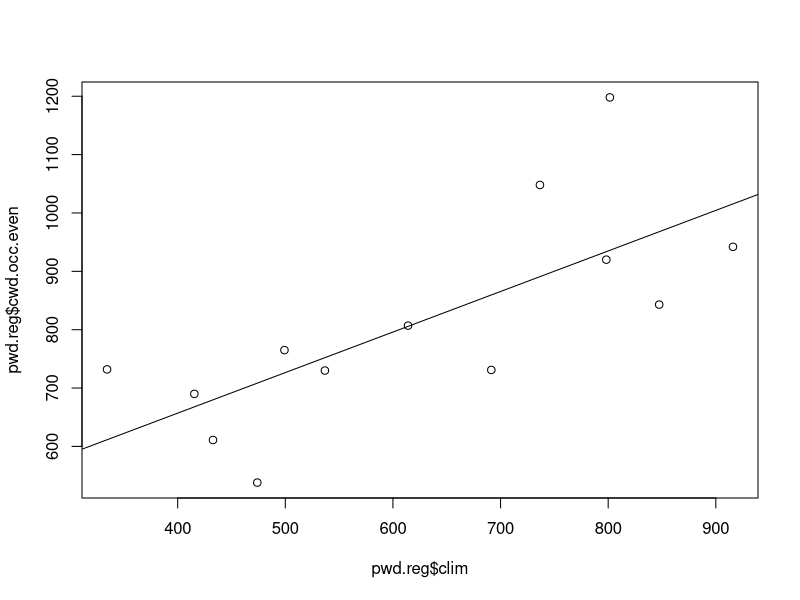
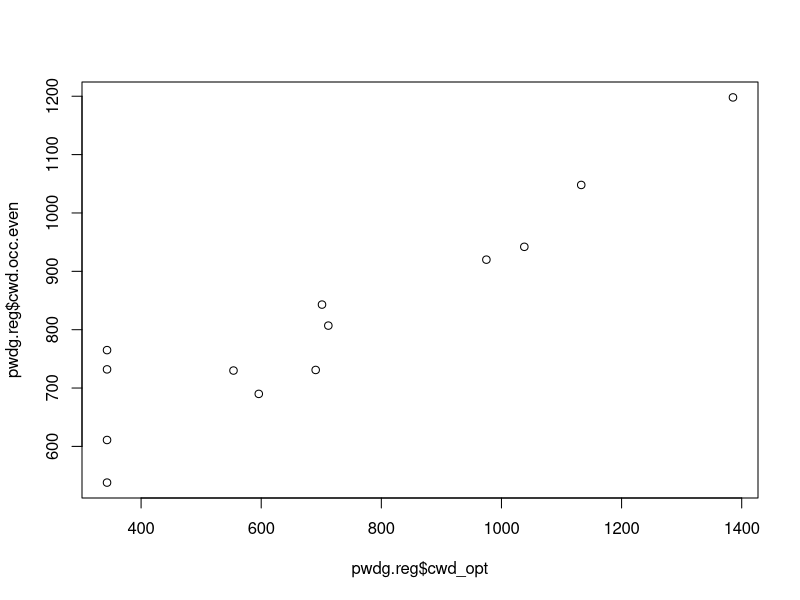
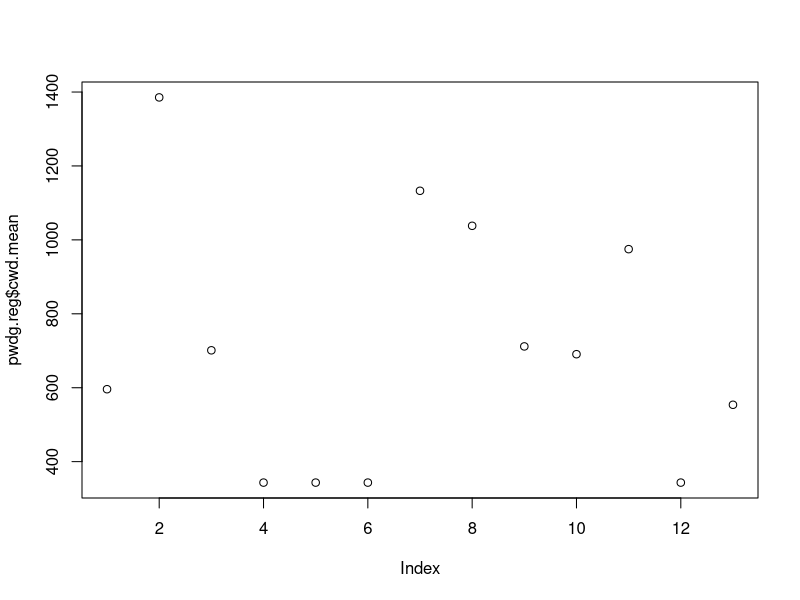
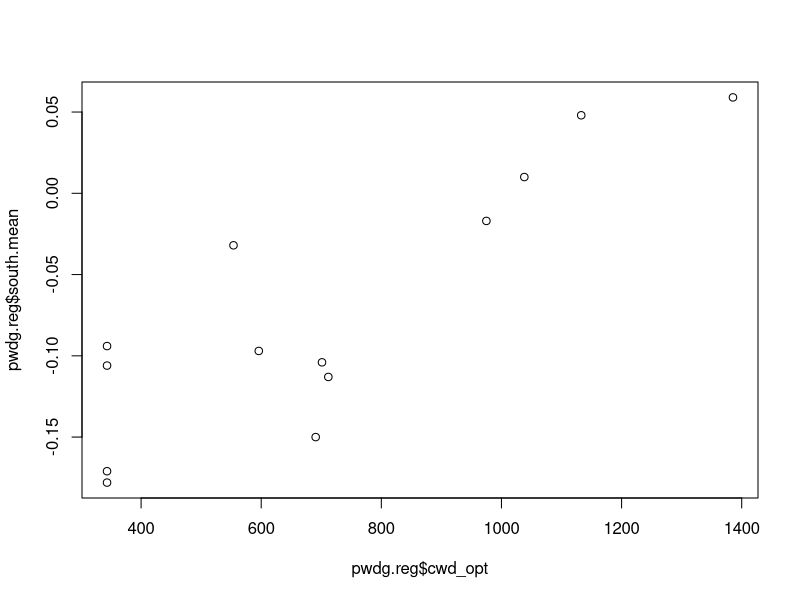
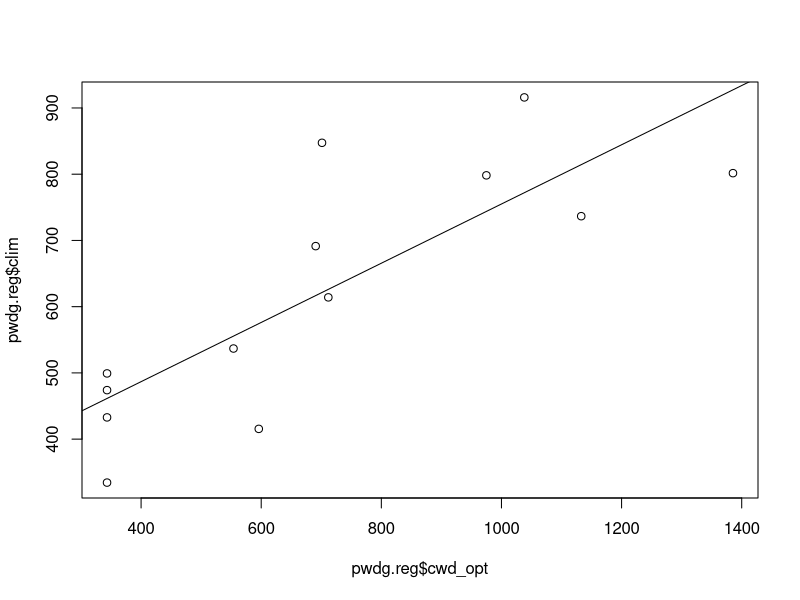
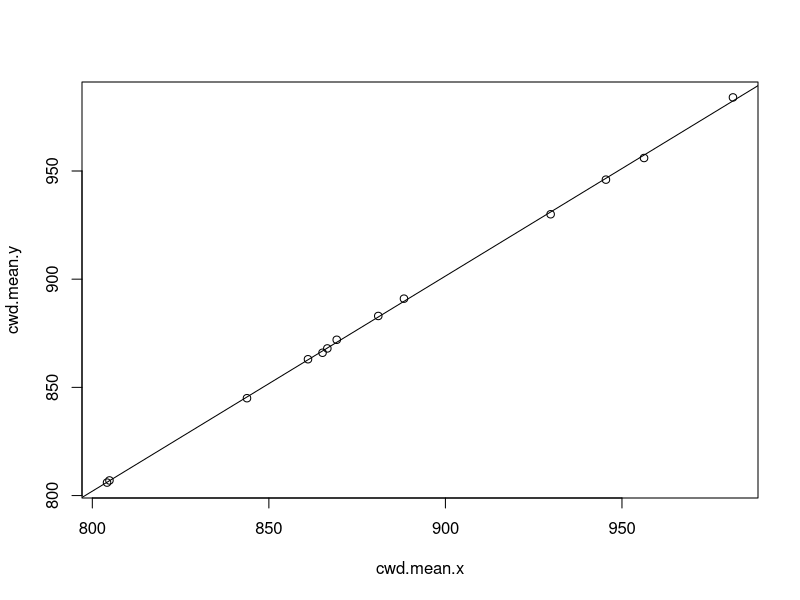
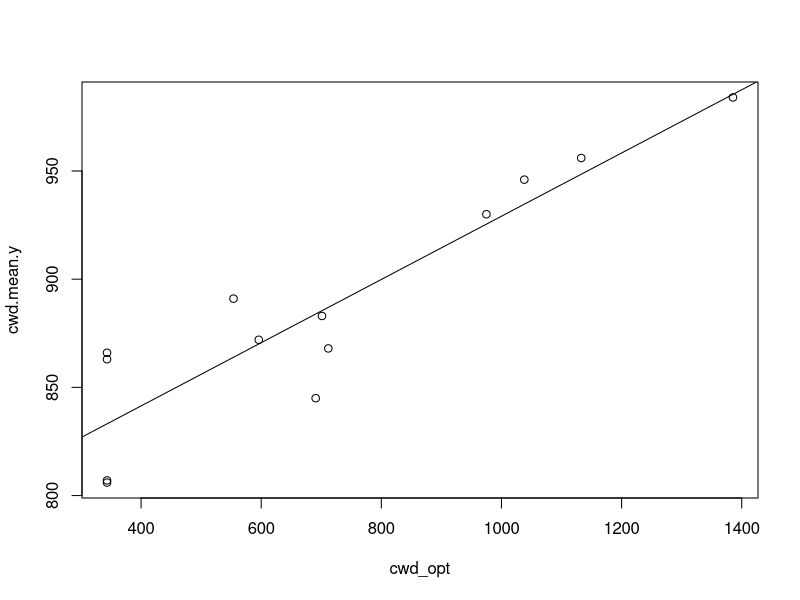

Write the R code that produced these figures, in order.
## compare PWD and regional means

names <- read.csv('data/names.csv',as.is=T)
names

pwdgam <- read.csv('data/pwd_gam1.csv',as.is=T)
pwdgam
pwdgam$sci.name <- names$Sci.name[match(pwdgam$species,names$Hyp.name)]

pwd <- read.csv('data/pwd_niche_means.csv',as.is=T)
pwd

reg <- read.csv('data/regional_niche_stats.csv',as.is=T)
reg

pwd.reg <- merge(pwd,reg[which(reg$stat=='mean'),],by.x='sci.names',by.y='species')
pwd.reg
plot(pwd.reg$cwd.occ.even~pwd.reg$clim)
fit <- lm(pwd.reg$cwd.occ.even~pwd.reg$clim)
summary(fit)
abline(fit)

pwdg.reg <- merge(pwdgam,pwd.reg,by.x='sci.name',by.y='sci.names')
pwdg.reg
plot(pwdg.reg$cwd_opt,pwdg.reg$cwd.occ.even)
plot(pwdg.reg$cwd_opt,pwdg.reg$cwd.mean)
plot(pwdg.reg$cwd_opt,pwdg.reg$south.mean)
plot(pwdg.reg$cwd_opt,pwdg.reg$clim)
fit <- lm(pwdg.reg$clim~pwdg.reg$cwd_opt)
abline(fit)
summary(fit)

plot(pwdg.reg[,c('cwd.mean.x','cwd.mean.y')])
fit <- lm(pwdg.reg$cwd.mean.y~pwdg.reg$cwd.mean.x)
abline(fit)
summary(fit)

plot(pwdg.reg[,c('cwd_opt','cwd.mean.y')])
fit <- lm(pwdg.reg$cwd.mean.y~pwdg.reg$cwd_opt)
abline(fit)
summary(fit)
